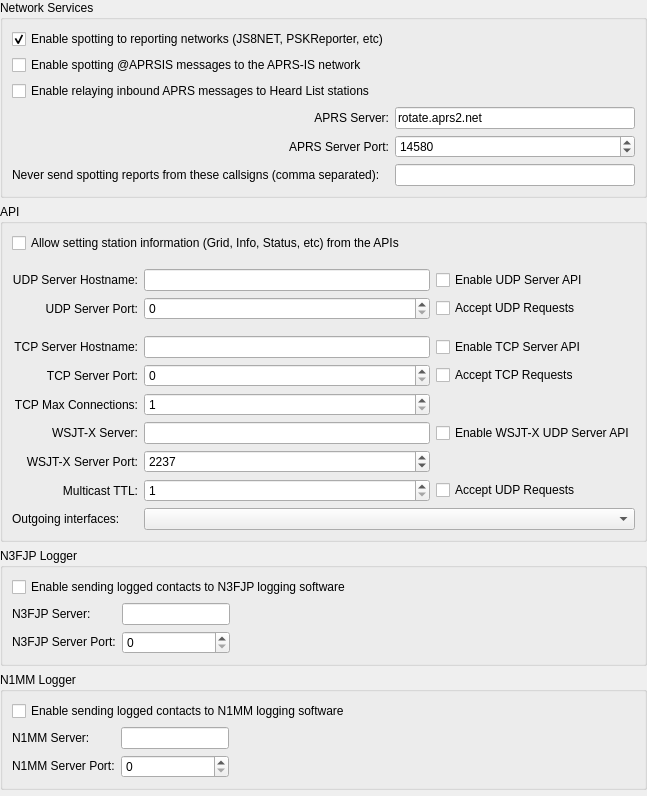
         <widget class="QWidget" name="scrollAreaWidgetContents_6">
          <property name="geometry">
           <rect>
            <x>0</x>
            <y>0</y>
            <width>647</width>
            <height>722</height>
           </rect>
          </property>
          <layout class="QVBoxLayout" name="verticalLayout_30">
           <property name="leftMargin">
            <number>0</number>
           </property>
           <property name="topMargin">
            <number>0</number>
           </property>
           <property name="rightMargin">
            <number>0</number>
           </property>
           <property name="bottomMargin">
            <number>0</number>
           </property>
           <item>
            <widget class="QGroupBox" name="network_group_box">
             <property name="title">
              <string>Network Services</string>
             </property>
             <layout class="QGridLayout" name="gridLayout_9">
              <item row="3" column="0">
               <widget class="QLabel" name="udp_server_label_2">
                <property name="text">
                 <string>APRS Server:</string>
                </property>
                <property name="alignment">
                 <set>Qt::AlignmentFlag::AlignRight|Qt::AlignmentFlag::AlignTrailing|Qt::AlignmentFlag::AlignVCenter</set>
                </property>
                <property name="buddy">
                 <cstring>udp_server_line_edit</cstring>
                </property>
               </widget>
              </item>
              <item row="4" column="0">
               <widget class="QLabel" name="label_18">
                <property name="text">
                 <string>APRS Server Port:</string>
                </property>
                <property name="alignment">
                 <set>Qt::AlignmentFlag::AlignRight|Qt::AlignmentFlag::AlignTrailing|Qt::AlignmentFlag::AlignVCenter</set>
                </property>
                <property name="buddy">
                 <cstring>udp_server_port_spin_box</cstring>
                </property>
               </widget>
              </item>
              <item row="5" column="1" colspan="2">
               <widget class="QLineEdit" name="spot_blacklist_line_edit"/>
              </item>
              <item row="3" column="1" colspan="2">
               <widget class="QLineEdit" name="aprs_server_line_edit">
                <property name="sizePolicy">
                 <sizepolicy hsizetype="Preferred" vsizetype="Fixed">
                  <horstretch>0</horstretch>
                  <verstretch>0</verstretch>
                 </sizepolicy>
                </property>
                <property name="toolTip">
                 <string>&lt;html&gt;&lt;head/&gt;&lt;body&gt;&lt;p&gt;Optional hostname of APRS server to send spots to.&lt;/p&gt;&lt;p&gt;Formats:&lt;/p&gt;&lt;ul style=&quot;margin-top: 0px; margin-bottom: 0px; margin-left: 0px; margin-right: 0px; -qt-list-indent: 1;&quot;&gt;&lt;li style=&quot; margin-top:12px; margin-bottom:0px; margin-left:0px; margin-right:0px; -qt-block-indent:0; text-indent:0px;&quot;&gt;hostname&lt;/li&gt;&lt;li style=&quot; margin-top:0px; margin-bottom:0px; margin-left:0px; margin-right:0px; -qt-block-indent:0; text-indent:0px;&quot;&gt;IPv4 address&lt;/li&gt;&lt;li style=&quot; margin-top:0px; margin-bottom:0px; margin-left:0px; margin-right:0px; -qt-block-indent:0; text-indent:0px;&quot;&gt;IPv6 address&lt;/li&gt;&lt;li style=&quot; margin-top:0px; margin-bottom:0px; margin-left:0px; margin-right:0px; -qt-block-indent:0; text-indent:0px;&quot;&gt;IPv4 multicast group address&lt;/li&gt;&lt;li style=&quot; margin-top:0px; margin-bottom:0px; margin-left:0px; margin-right:0px; -qt-block-indent:0; text-indent:0px;&quot;&gt;IPv6 multicast group address&lt;/li&gt;&lt;/ul&gt;&lt;p&gt;Clearing this field will disable the spotting to APRS.&lt;/p&gt;&lt;/body&gt;&lt;/html&gt;</string>
                </property>
                <property name="inputMethodHints">
                 <set>Qt::InputMethodHint::ImhDigitsOnly</set>
                </property>
                <property name="text">
                 <string>rotate.aprs2.net</string>
                </property>
               </widget>
              </item>
              <item row="1" column="0" colspan="2">
               <widget class="QCheckBox" name="enable_aprs_spotting_check_box">
                <property name="text">
                 <string>Enable spotting @APRSIS messages to the APRS-IS network</string>
                </property>
                <property name="checked">
                 <bool>false</bool>
                </property>
               </widget>
              </item>
              <item row="2" column="0" colspan="2">
               <widget class="QCheckBox" name="enable_aprs_relay_check_box">
                <property name="toolTip">
                 <string>When enabled, messages received from APRS-IS destined for stations in your Heard List will be relayed via JS8 (Group @APRSIS).</string>
                </property>
                <property name="text">
                 <string>Enable relaying inbound APRS messages to Heard List stations</string>
                </property>
                <property name="checked">
                 <bool>false</bool>
                </property>
               </widget>
              </item>
              <item row="5" column="0">
               <widget class="QLabel" name="label_31">
                <property name="text">
                 <string>Never send spotting reports from these callsigns (comma separated):</string>
                </property>
               </widget>
              </item>
              <item row="4" column="1" colspan="2">
               <widget class="QSpinBox" name="aprs_server_port_spin_box">
                <property name="toolTip">
                 <string>&lt;html&gt;&lt;head/&gt;&lt;body&gt;&lt;p&gt;Enter the service port number of the APRS server that should receive updates. If this is zero no updates will be broadcast.&lt;/p&gt;&lt;/body&gt;&lt;/html&gt;</string>
                </property>
                <property name="minimum">
                 <number>0</number>
                </property>
                <property name="maximum">
                 <number>65534</number>
                </property>
                <property name="value">
                 <number>14580</number>
                </property>
               </widget>
              </item>
              <item row="0" column="0">
               <widget class="QCheckBox" name="psk_reporter_check_box">
                <property name="toolTip">
                 <string>&lt;html&gt;&lt;head/&gt;&lt;body&gt;&lt;p&gt;The program can send your station details and all decoded signals with grid squares as spots to the http://pskreporter.info web site.&lt;/p&gt;&lt;p&gt;This is used for reverse beacon analysis which is very useful for assessing propagation and system performance.&lt;/p&gt;&lt;/body&gt;&lt;/html&gt;</string>
                </property>
                <property name="text">
                 <string>Enable spotting to reporting networks (JS8NET, PSKReporter, etc)</string>
                </property>
                <property name="checked">
                 <bool>true</bool>
                </property>
               </widget>
              </item>
             </layout>
            </widget>
           </item>
           <item>
            <widget class="QGroupBox" name="groupBox_4">
             <property name="title">
              <string>API</string>
             </property>
             <layout class="QGridLayout" name="gridLayout_16">
              <item row="6" column="1">
               <widget class="QLineEdit" name="tcp_server_line_edit"/>
              </item>
              <item row="3" column="1">
               <widget class="QLineEdit" name="udp_server_line_edit">
                <property name="sizePolicy">
                 <sizepolicy hsizetype="Preferred" vsizetype="Fixed">
                  <horstretch>0</horstretch>
                  <verstretch>0</verstretch>
                 </sizepolicy>
                </property>
                <property name="toolTip">
                 <string>&lt;html&gt;&lt;head/&gt;&lt;body&gt;&lt;p&gt;Optional hostname of network service to receive decodes.&lt;/p&gt;&lt;p&gt;Formats:&lt;/p&gt;&lt;ul style=&quot;margin-top: 0px; margin-bottom: 0px; margin-left: 0px; margin-right: 0px; -qt-list-indent: 1;&quot;&gt;&lt;li style=&quot; margin-top:12px; margin-bottom:0px; margin-left:0px; margin-right:0px; -qt-block-indent:0; text-indent:0px;&quot;&gt;hostname&lt;/li&gt;&lt;li style=&quot; margin-top:0px; margin-bottom:0px; margin-left:0px; margin-right:0px; -qt-block-indent:0; text-indent:0px;&quot;&gt;IPv4 address&lt;/li&gt;&lt;li style=&quot; margin-top:0px; margin-bottom:0px; margin-left:0px; margin-right:0px; -qt-block-indent:0; text-indent:0px;&quot;&gt;IPv6 address&lt;/li&gt;&lt;li style=&quot; margin-top:0px; margin-bottom:0px; margin-left:0px; margin-right:0px; -qt-block-indent:0; text-indent:0px;&quot;&gt;IPv4 multicast group address&lt;/li&gt;&lt;li style=&quot; margin-top:0px; margin-bottom:0px; margin-left:0px; margin-right:0px; -qt-block-indent:0; text-indent:0px;&quot;&gt;IPv6 multicast group address&lt;/li&gt;&lt;/ul&gt;&lt;p&gt;Clearing this field will disable the broadcasting of UDP status updates.&lt;/p&gt;&lt;/body&gt;&lt;/html&gt;</string>
                </property>
                <property name="inputMethodHints">
                 <set>Qt::InputMethodHint::ImhDigitsOnly</set>
                </property>
               </widget>
              </item>
              <item row="6" column="2">
               <widget class="QCheckBox" name="tcpEnable">
                <property name="toolTip">
                 <string>&lt;html&gt;&lt;head/&gt;&lt;body&gt;&lt;p&gt;Enable the application to send API information over a TCP Server&lt;/p&gt;&lt;/body&gt;&lt;/html&gt;</string>
                </property>
                <property name="text">
                 <string>Enable TCP Server API</string>
                </property>
               </widget>
              </item>
              <item row="6" column="0">
               <widget class="QLabel" name="label_16">
                <property name="text">
                 <string>TCP Server Hostname:</string>
                </property>
                <property name="alignment">
                 <set>Qt::AlignmentFlag::AlignRight|Qt::AlignmentFlag::AlignTrailing|Qt::AlignmentFlag::AlignVCenter</set>
                </property>
               </widget>
              </item>
              <item row="4" column="1">
               <widget class="QSpinBox" name="udp_server_port_spin_box">
                <property name="toolTip">
                 <string>&lt;html&gt;&lt;head/&gt;&lt;body&gt;&lt;p&gt;Enter the service port number of the UDP server that should receive updates. If this is zero no updates will be broadcast.&lt;/p&gt;&lt;/body&gt;&lt;/html&gt;</string>
                </property>
                <property name="minimum">
                 <number>0</number>
                </property>
                <property name="maximum">
                 <number>65534</number>
                </property>
               </widget>
              </item>
              <item row="7" column="2">
               <widget class="QCheckBox" name="accept_tcp_requests_check_box">
                <property name="toolTip">
                 <string>&lt;html&gt;&lt;head/&gt;&lt;body&gt;&lt;p&gt;With this enabled the app will accept certain requests back from a TCP client that receives decode messages.&lt;/p&gt;&lt;/body&gt;&lt;/html&gt;</string>
                </property>
                <property name="text">
                 <string>Accept TCP Requests</string>
                </property>
               </widget>
              </item>
              <item row="3" column="0">
               <widget class="QLabel" name="udp_server_label">
                <property name="text">
                 <string>UDP Server Hostname:</string>
                </property>
                <property name="alignment">
                 <set>Qt::AlignmentFlag::AlignRight|Qt::AlignmentFlag::AlignTrailing|Qt::AlignmentFlag::AlignVCenter</set>
                </property>
                <property name="buddy">
                 <cstring>udp_server_line_edit</cstring>
                </property>
               </widget>
              </item>
              <item row="7" column="1">
               <widget class="QSpinBox" name="tcp_server_port_spin_box">
                <property name="toolTip">
                 <string>&lt;html&gt;&lt;head/&gt;&lt;body&gt;&lt;p&gt;Enter the service port number of the TCP server. If this is zero then TCP server will not be started.&lt;/p&gt;&lt;/body&gt;&lt;/html&gt;</string>
                </property>
                <property name="maximum">
                 <number>65534</number>
                </property>
               </widget>
              </item>
              <item row="7" column="0">
               <widget class="QLabel" name="label_29">
                <property name="text">
                 <string>TCP Server Port:</string>
                </property>
                <property name="alignment">
                 <set>Qt::AlignmentFlag::AlignRight|Qt::AlignmentFlag::AlignTrailing|Qt::AlignmentFlag::AlignVCenter</set>
                </property>
               </widget>
              </item>
              <item row="8" column="1">
               <widget class="QSpinBox" name="tcp_max_connections_spin_box">
                <property name="toolTip">
                 <string>&lt;html&gt;&lt;head/&gt;&lt;body&gt;&lt;p&gt;Enter the maximum number of API connections allowed to the TCP server&lt;/p&gt;&lt;/body&gt;&lt;/html&gt;</string>
                </property>
                <property name="minimum">
                 <number>1</number>
                </property>
                <property name="maximum">
                 <number>100</number>
                </property>
               </widget>
              </item>
              <item row="4" column="0">
               <widget class="QLabel" name="label_6">
                <property name="text">
                 <string>UDP Server Port:</string>
                </property>
                <property name="alignment">
                 <set>Qt::AlignmentFlag::AlignRight|Qt::AlignmentFlag::AlignTrailing|Qt::AlignmentFlag::AlignVCenter</set>
                </property>
                <property name="buddy">
                 <cstring>udp_server_port_spin_box</cstring>
                </property>
               </widget>
              </item>
              <item row="0" column="0" colspan="2">
               <widget class="QCheckBox" name="use_dynamic_grid">
                <property name="toolTip">
                 <string>&lt;html&gt;&lt;head/&gt;&lt;body&gt;&lt;p&gt;Check to allow changes to grid, qtc, etc from external programs&lt;/p&gt;&lt;/body&gt;&lt;/html&gt;</string>
                </property>
                <property name="text">
                 <string>Allow setting station information (Grid, Info, Status, etc) from the APIs</string>
                </property>
               </widget>
              </item>
              <item row="8" column="0">
               <widget class="QLabel" name="label_30">
                <property name="text">
                 <string>TCP Max Connections:</string>
                </property>
                <property name="alignment">
                 <set>Qt::AlignmentFlag::AlignRight|Qt::AlignmentFlag::AlignTrailing|Qt::AlignmentFlag::AlignVCenter</set>
                </property>
               </widget>
              </item>
              <item row="9" column="0">
               <widget class="QLabel" name="wsjtx_server_label">
                <property name="text">
                 <string>WSJT-X Server:</string>
                </property>
                <property name="alignment">
                 <set>Qt::AlignmentFlag::AlignRight|Qt::AlignmentFlag::AlignTrailing|Qt::AlignmentFlag::AlignVCenter</set>
                </property>
                <property name="buddy">
                 <cstring>wsjtx_server_line_edit</cstring>
                </property>
               </widget>
              </item>
              <item row="9" column="1">
               <widget class="QLineEdit" name="wsjtx_server_line_edit">
                <property name="sizePolicy">
                 <sizepolicy hsizetype="Preferred" vsizetype="Fixed">
                  <horstretch>0</horstretch>
                  <verstretch>0</verstretch>
                 </sizepolicy>
                </property>
                <property name="toolTip">
                 <string>&lt;html&gt;&lt;head/&gt;&lt;body&gt;&lt;p&gt;Optional hostname of network service to receive WSJT-X protocol messages.&lt;/p&gt;&lt;p&gt;Formats:&lt;/p&gt;&lt;ul style=&quot;margin-top: 0px; margin-bottom: 0px; margin-left: 0px; margin-right: 0px; -qt-list-indent: 1;&quot;&gt;&lt;li style=&quot; margin-top:12px; margin-bottom:0px; margin-left:0px; margin-right:0px; -qt-block-indent:0; text-indent:0px;&quot;&gt;hostname&lt;/li&gt;&lt;li style=&quot; margin-top:0px; margin-bottom:0px; margin-left:0px; margin-right:0px; -qt-block-indent:0; text-indent:0px;&quot;&gt;IPv4 address&lt;/li&gt;&lt;li style=&quot; margin-top:0px; margin-bottom:0px; margin-left:0px; margin-right:0px; -qt-block-indent:0; text-indent:0px;&quot;&gt;IPv6 address&lt;/li&gt;&lt;li style=&quot; margin-top:0px; margin-bottom:0px; margin-left:0px; margin-right:0px; -qt-block-indent:0; text-indent:0px;&quot;&gt;IPv4 multicast group address&lt;/li&gt;&lt;li style=&quot; margin-top:0px; margin-bottom:0px; margin-left:0px; margin-right:0px; -qt-block-indent:0; text-indent:0px;&quot;&gt;IPv6 multicast group address&lt;/li&gt;&lt;/ul&gt;&lt;p&gt;Clearing this field will disable the broadcasting of WSJT-X protocol messages.&lt;/p&gt;&lt;/body&gt;&lt;/html&gt;</string>
                </property>
                <property name="inputMethodHints">
                 <set>Qt::InputMethodHint::ImhDigitsOnly</set>
                </property>
               </widget>
              </item>
              <item row="9" column="2">
               <widget class="QCheckBox" name="wsjtx_enable_check_box">
                <property name="toolTip">
                 <string>&lt;html&gt;&lt;head/&gt;&lt;body&gt;&lt;p&gt;Enable the application to send WSJT-X protocol information to UDP Servers&lt;/p&gt;&lt;/body&gt;&lt;/html&gt;</string>
                </property>
                <property name="text">
                 <string>Enable WSJT-X UDP Server API</string>
                </property>
               </widget>
              </item>
              <item row="10" column="0">
               <widget class="QLabel" name="wsjtx_server_port_label">
                <property name="text">
                 <string>WSJT-X Server Port:</string>
                </property>
                <property name="alignment">
                 <set>Qt::AlignmentFlag::AlignRight|Qt::AlignmentFlag::AlignTrailing|Qt::AlignmentFlag::AlignVCenter</set>
                </property>
                <property name="buddy">
                 <cstring>wsjtx_server_port_spin_box</cstring>
                </property>
               </widget>
              </item>
              <item row="10" column="1">
               <widget class="QSpinBox" name="wsjtx_server_port_spin_box">
                <property name="toolTip">
                 <string>&lt;html&gt;&lt;head/&gt;&lt;body&gt;&lt;p&gt;Enter the service port number of the WSJT-X UDP server that should receive updates. If this is zero no updates will be sent. Default is 2237.&lt;/p&gt;&lt;/body&gt;&lt;/html&gt;</string>
                </property>
                <property name="minimum">
                 <number>0</number>
                </property>
                <property name="maximum">
                 <number>65534</number>
                </property>
                <property name="value">
                 <number>2237</number>
                </property>
               </widget>
              </item>
              <item row="11" column="0">
               <widget class="QLabel" name="wsjtx_TTL_label">
                <property name="text">
                 <string>Multicast TTL:</string>
                </property>
                <property name="alignment">
                 <set>Qt::AlignmentFlag::AlignRight|Qt::AlignmentFlag::AlignTrailing|Qt::AlignmentFlag::AlignVCenter</set>
                </property>
                <property name="buddy">
                 <cstring>wsjtx_TTL_spin_box</cstring>
                </property>
               </widget>
              </item>
              <item row="11" column="1">
               <widget class="QSpinBox" name="wsjtx_TTL_spin_box">
                <property name="toolTip">
                 <string>&lt;html&gt;&lt;head/&gt;&lt;body&gt;&lt;p&gt;Sets the number of router hops that multicast datagrams are allowed to make. Almost everyone should set this to 1 to keep outgoing multicast traffic within the local subnet.&lt;/p&gt;&lt;/body&gt;&lt;/html&gt;</string>
                </property>
                <property name="minimum">
                 <number>1</number>
                </property>
                <property name="maximum">
                 <number>255</number>
                </property>
                <property name="value">
                 <number>1</number>
                </property>
               </widget>
              </item>
              <item row="11" column="2">
               <widget class="QCheckBox" name="wsjtx_accept_requests_check_box">
                <property name="toolTip">
                 <string>&lt;html&gt;&lt;head/&gt;&lt;body&gt;&lt;p&gt;With this enabled JS8Call will accept certain requests from a UDP client sending WSJT-X protocol messages.&lt;/p&gt;&lt;/body&gt;&lt;/html&gt;</string>
                </property>
                <property name="text">
                 <string>Accept UDP Requests</string>
                </property>
               </widget>
              </item>
              <item row="12" column="0">
               <widget class="QLabel" name="wsjtx_interfaces_label">
                <property name="text">
                 <string>Outgoing interfaces:</string>
                </property>
                <property name="buddy">
                 <cstring>wsjtx_interfaces_combo_box</cstring>
                </property>
               </widget>
              </item>
              <item row="12" column="1" colspan="2">
               <widget class="CheckableItemComboBox" name="wsjtx_interfaces_combo_box">
                <property name="toolTip">
                 <string>&lt;html&gt;&lt;head/&gt;&lt;body&gt;&lt;p&gt;When sending updates to a multicast group address it is necessary to specify which network interface(s) to send them to. If the loop-back interface is multicast capable then at least that one will be selected.&lt;/p&gt;&lt;p&gt;For most users the loop-back interface is all that is needed, that will allow multiple other applications on the same machine to interoperate with JS8Call. If applications running on other hosts are to receive status updates then a suitable network interface should be used.&lt;/p&gt;&lt;p&gt;On some Linux systems it may be necessary to enable multicast on the loop-back network interface.&lt;/p&gt;&lt;/body&gt;&lt;/html&gt;</string>
                </property>
               </widget>
              </item>
              <item row="1" column="0" colspan="3">
               <spacer name="verticalSpacer_8">
                <property name="orientation">
                 <enum>Qt::Orientation::Vertical</enum>
                </property>
                <property name="sizeType">
                 <enum>QSizePolicy::Policy::Fixed</enum>
                </property>
                <property name="sizeHint" stdset="0">
                 <size>
                  <width>20</width>
                  <height>10</height>
                 </size>
                </property>
               </spacer>
              </item>
              <item row="5" column="0" colspan="3">
               <spacer name="verticalSpacer_20">
                <property name="orientation">
                 <enum>Qt::Orientation::Vertical</enum>
                </property>
                <property name="sizeType">
                 <enum>QSizePolicy::Policy::Fixed</enum>
                </property>
                <property name="sizeHint" stdset="0">
                 <size>
                  <width>20</width>
                  <height>10</height>
                 </size>
                </property>
               </spacer>
              </item>
              <item row="4" column="2">
               <widget class="QCheckBox" name="accept_udp_requests_check_box">
                <property name="toolTip">
                 <string>&lt;html&gt;&lt;head/&gt;&lt;body&gt;&lt;p&gt;With this enabled the app will accept certain requests back from a UDP server that receives decode messages.&lt;/p&gt;&lt;/body&gt;&lt;/html&gt;</string>
                </property>
                <property name="text">
                 <string>Accept UDP Requests</string>
                </property>
               </widget>
              </item>
              <item row="3" column="2">
               <widget class="QCheckBox" name="udpEnable">
                <property name="toolTip">
                 <string>&lt;html&gt;&lt;head/&gt;&lt;body&gt;&lt;p&gt;Enable the application to send API information to UDP Servers&lt;/p&gt;&lt;/body&gt;&lt;/html&gt;</string>
                </property>
                <property name="text">
                 <string>Enable UDP Server API</string>
                </property>
               </widget>
              </item>
             </layout>
            </widget>
           </item>
           <item>
            <widget class="QGroupBox" name="groupBox_11">
             <property name="title">
              <string>N3FJP Logger</string>
             </property>
             <layout class="QFormLayout" name="formLayout_12">
              <item row="0" column="0">
               <widget class="QCheckBox" name="enable_n3fjp_broadcast_check_box">
                <property name="text">
                 <string>Enable sending logged contacts to N3FJP logging software</string>
                </property>
               </widget>
              </item>
              <item row="1" column="0">
               <layout class="QFormLayout" name="formLayout_20">
                <item row="0" column="0">
                 <widget class="QLabel" name="n3fjp_server_name_label">
                  <property name="text">
                   <string>&lt;html&gt;&lt;head/&gt;&lt;body&gt;&lt;p&gt;N3FJP Server:&lt;/p&gt;&lt;/body&gt;&lt;/html&gt;</string>
                  </property>
                 </widget>
                </item>
                <item row="0" column="1">
                 <widget class="QLineEdit" name="n3fjp_server_name_line_edit">
                  <property name="toolTip">
                   <string>&lt;html&gt;&lt;head/&gt;&lt;body&gt;&lt;p&gt;Optional host name of N3FJP software to receive logged contacts. This is usually 'localhost' or ip address 127.0.0.1&lt;/p&gt;&lt;p&gt;Formats:&lt;/p&gt;&lt;ul style=&quot;margin-top: 0px; margin-bottom: 0px; margin-left: 0px; margin-right: 0px; -qt-list-indent: 1;&quot;&gt;&lt;li style=&quot; margin-top:12px; margin-bottom:0px; margin-left:0px; margin-right:0px; -qt-block-indent:0; text-indent:0px;&quot;&gt;hostname&lt;/li&gt;&lt;li style=&quot; margin-top:0px; margin-bottom:0px; margin-left:0px; margin-right:0px; -qt-block-indent:0; text-indent:0px;&quot;&gt;IPv4 address&lt;/li&gt;&lt;li style=&quot; margin-top:0px; margin-bottom:0px; margin-left:0px; margin-right:0px; -qt-block-indent:0; text-indent:0px;&quot;&gt;IPv6 address&lt;/li&gt;&lt;li style=&quot; margin-top:0px; margin-bottom:0px; margin-left:0px; margin-right:0px; -qt-block-indent:0; text-indent:0px;&quot;&gt;IPv4 multicast group address&lt;/li&gt;&lt;li style=&quot; margin-top:0px; margin-bottom:0px; margin-left:0px; margin-right:0px; -qt-block-indent:0; text-indent:0px;&quot;&gt;IPv6 multicast group address&lt;/li&gt;&lt;/ul&gt;&lt;p&gt;Clearing this field will disable broadcasting of ADIF information via UDP.&lt;/p&gt;&lt;/body&gt;&lt;/html&gt;</string>
                  </property>
                 </widget>
                </item>
                <item row="1" column="0">
                 <widget class="QLabel" name="n3fjp_server_port_label">
                  <property name="text">
                   <string>&lt;html&gt;&lt;head/&gt;&lt;body&gt;&lt;p&gt;N3FJP Server Port:&lt;/p&gt;&lt;/body&gt;&lt;/html&gt;</string>
                  </property>
                 </widget>
                </item>
                <item row="1" column="1">
                 <widget class="QSpinBox" name="n3fjp_server_port_spin_box">
                  <property name="toolTip">
                   <string>&lt;html&gt;&lt;head/&gt;&lt;body&gt;&lt;p&gt;Enter the port number that should be used for N3FJP log information. For N3FJP, this value should be 1100. If this is zero, no contacts will be sent.&lt;/p&gt;&lt;/body&gt;&lt;/html&gt;</string>
                  </property>
                 </widget>
                </item>
               </layout>
              </item>
             </layout>
            </widget>
           </item>
           <item>
            <widget class="QGroupBox" name="n1mm_group_box">
             <property name="title">
              <string>N1MM Logger</string>
             </property>
             <layout class="QFormLayout" name="formLayout_15">
              <property name="fieldGrowthPolicy">
               <enum>QFormLayout::FieldGrowthPolicy::AllNonFixedFieldsGrow</enum>
              </property>
              <item row="0" column="0">
               <widget class="QCheckBox" name="enable_n1mm_broadcast_check_box">
                <property name="toolTip">
                 <string>&lt;html&gt;&lt;head/&gt;&lt;body&gt;&lt;p&gt;When checked, the app will broadcast a logged contact in ADIF format to the configured hostname and port. &lt;/p&gt;&lt;/body&gt;&lt;/html&gt;</string>
                </property>
                <property name="text">
                 <string>Enable sending logged contacts to N1MM logging software</string>
                </property>
               </widget>
              </item>
              <item row="1" column="0">
               <layout class="QFormLayout" name="formLayout_22">
                <item row="0" column="0">
                 <widget class="QLabel" name="n1mm_server_name_label">
                  <property name="text">
                   <string>&lt;html&gt;&lt;head/&gt;&lt;body&gt;&lt;p&gt;N1MM Server:&lt;/p&gt;&lt;/body&gt;&lt;/html&gt;</string>
                  </property>
                 </widget>
                </item>
                <item row="0" column="1">
                 <widget class="QLineEdit" name="n1mm_server_name_line_edit">
                  <property name="toolTip">
                   <string>&lt;html&gt;&lt;head/&gt;&lt;body&gt;&lt;p&gt;Optional host name of N1MM Logger+ program to receive ADIF UDP broadcasts. This is usually 'localhost' or ip address 127.0.0.1&lt;/p&gt;&lt;p&gt;Formats:&lt;/p&gt;&lt;ul style=&quot;margin-top: 0px; margin-bottom: 0px; margin-left: 0px; margin-right: 0px; -qt-list-indent: 1;&quot;&gt;&lt;li style=&quot; margin-top:12px; margin-bottom:0px; margin-left:0px; margin-right:0px; -qt-block-indent:0; text-indent:0px;&quot;&gt;hostname&lt;/li&gt;&lt;li style=&quot; margin-top:0px; margin-bottom:0px; margin-left:0px; margin-right:0px; -qt-block-indent:0; text-indent:0px;&quot;&gt;IPv4 address&lt;/li&gt;&lt;li style=&quot; margin-top:0px; margin-bottom:0px; margin-left:0px; margin-right:0px; -qt-block-indent:0; text-indent:0px;&quot;&gt;IPv6 address&lt;/li&gt;&lt;li style=&quot; margin-top:0px; margin-bottom:0px; margin-left:0px; margin-right:0px; -qt-block-indent:0; text-indent:0px;&quot;&gt;IPv4 multicast group address&lt;/li&gt;&lt;li style=&quot; margin-top:0px; margin-bottom:0px; margin-left:0px; margin-right:0px; -qt-block-indent:0; text-indent:0px;&quot;&gt;IPv6 multicast group address&lt;/li&gt;&lt;/ul&gt;&lt;p&gt;Clearing this field will disable broadcasting of ADIF information via UDP.&lt;/p&gt;&lt;/body&gt;&lt;/html&gt;</string>
                  </property>
                 </widget>
                </item>
                <item row="1" column="0">
                 <widget class="QLabel" name="n1mm_server_port_label">
                  <property name="text">
                   <string>&lt;html&gt;&lt;head/&gt;&lt;body&gt;&lt;p&gt;N1MM Server Port:&lt;/p&gt;&lt;/body&gt;&lt;/html&gt;</string>
                  </property>
                 </widget>
                </item>
                <item row="1" column="1">
                 <widget class="QSpinBox" name="n1mm_server_port_spin_box">
                  <property name="toolTip">
                   <string>&lt;html&gt;&lt;head/&gt;&lt;body&gt;&lt;p&gt;Enter the port number that should be used for UDP broadcasts of ADIF log information. For N1MM Logger+, this value should be 2333. If this is zero, no updates will be broadcast.&lt;/p&gt;&lt;/body&gt;&lt;/html&gt;</string>
                  </property>
                 </widget>
                </item>
               </layout>
              </item>
             </layout>
            </widget>
           </item>
           <item>
            <widget class="QWidget" name="aprsForm" native="true">
             <property name="minimumSize">
              <size>
               <width>0</width>
               <height>0</height>
              </size>
             </property>
             <layout class="QVBoxLayout" name="verticalLayout_36">
              <property name="spacing">
               <number>0</number>
              </property>
              <property name="leftMargin">
               <number>0</number>
              </property>
              <property name="topMargin">
               <number>0</number>
              </property>
              <property name="rightMargin">
               <number>0</number>
              </property>
              <property name="bottomMargin">
               <number>0</number>
              </property>
             </layout>
            </widget>
           </item>
           <item>
            <spacer name="verticalSpacer_7">
             <property name="orientation">
              <enum>Qt::Orientation::Vertical</enum>
             </property>
             <property name="sizeHint" stdset="0">
              <size>
               <width>20</width>
               <height>40</height>
              </size>
             </property>
            </spacer>
           </item>
           <item>
            <spacer name="verticalSpacer_4">
             <property name="orientation">
              <enum>Qt::Orientation::Vertical</enum>
             </property>
             <property name="sizeHint" stdset="0">
              <size>
               <width>0</width>
               <height>0</height>
              </size>
             </property>
            </spacer>
           </item>
          </layout>
         </widget>
